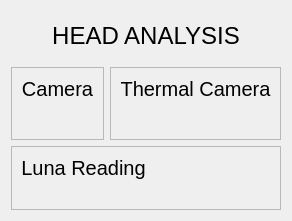
         <widget class="QWidget" name="page_4">
          <layout class="QGridLayout" name="gridLayout_5">
           <item row="1" column="1">
            <widget class="QFrame" name="frame_18">
             <property name="frameShape">
              <enum>QFrame::StyledPanel</enum>
             </property>
             <property name="frameShadow">
              <enum>QFrame::Raised</enum>
             </property>
             <layout class="QVBoxLayout" name="verticalLayout_11">
              <item>
               <widget class="QLabel" name="label_24">
                <property name="maximumSize">
                 <size>
                  <width>16777215</width>
                  <height>50</height>
                 </size>
                </property>
                <property name="font">
                 <font>
                  <pointsize>15</pointsize>
                 </font>
                </property>
                <property name="text">
                 <string>Thermal Camera</string>
                </property>
                <property name="alignment">
                 <set>Qt::AlignCenter</set>
                </property>
               </widget>
              </item>
              <item>
               <widget class="QLabel" name="label_25">
                <property name="sizePolicy">
                 <sizepolicy hsizetype="Preferred" vsizetype="Expanding">
                  <horstretch>0</horstretch>
                  <verstretch>0</verstretch>
                 </sizepolicy>
                </property>
                <property name="font">
                 <font>
                  <pointsize>15</pointsize>
                 </font>
                </property>
                <property name="text">
                 <string/>
                </property>
                <property name="alignment">
                 <set>Qt::AlignCenter</set>
                </property>
               </widget>
              </item>
             </layout>
            </widget>
           </item>
           <item row="0" column="0" colspan="2">
            <widget class="QLabel" name="label_7">
             <property name="sizePolicy">
              <sizepolicy hsizetype="Preferred" vsizetype="Expanding">
               <horstretch>0</horstretch>
               <verstretch>0</verstretch>
              </sizepolicy>
             </property>
             <property name="minimumSize">
              <size>
               <width>0</width>
               <height>50</height>
              </size>
             </property>
             <property name="maximumSize">
              <size>
               <width>16777215</width>
               <height>50</height>
              </size>
             </property>
             <property name="font">
              <font>
               <pointsize>18</pointsize>
              </font>
             </property>
             <property name="text">
              <string>HEAD ANALYSIS</string>
             </property>
             <property name="alignment">
              <set>Qt::AlignCenter</set>
             </property>
            </widget>
           </item>
           <item row="1" column="0">
            <widget class="QFrame" name="frame_17">
             <property name="minimumSize">
              <size>
               <width>0</width>
               <height>0</height>
              </size>
             </property>
             <property name="maximumSize">
              <size>
               <width>16777215</width>
               <height>16777215</height>
              </size>
             </property>
             <property name="frameShape">
              <enum>QFrame::StyledPanel</enum>
             </property>
             <property name="frameShadow">
              <enum>QFrame::Raised</enum>
             </property>
             <layout class="QVBoxLayout" name="verticalLayout_12">
              <item>
               <widget class="QLabel" name="label_22">
                <property name="maximumSize">
                 <size>
                  <width>16777215</width>
                  <height>50</height>
                 </size>
                </property>
                <property name="font">
                 <font>
                  <pointsize>15</pointsize>
                 </font>
                </property>
                <property name="text">
                 <string>Camera</string>
                </property>
                <property name="alignment">
                 <set>Qt::AlignCenter</set>
                </property>
               </widget>
              </item>
              <item>
               <widget class="QLabel" name="label_23">
                <property name="sizePolicy">
                 <sizepolicy hsizetype="Preferred" vsizetype="Expanding">
                  <horstretch>0</horstretch>
                  <verstretch>0</verstretch>
                 </sizepolicy>
                </property>
                <property name="font">
                 <font>
                  <pointsize>15</pointsize>
                 </font>
                </property>
                <property name="text">
                 <string/>
                </property>
                <property name="alignment">
                 <set>Qt::AlignCenter</set>
                </property>
               </widget>
              </item>
             </layout>
            </widget>
           </item>
           <item row="2" column="0" colspan="2">
            <widget class="QFrame" name="frame_16">
             <property name="frameShape">
              <enum>QFrame::StyledPanel</enum>
             </property>
             <property name="frameShadow">
              <enum>QFrame::Raised</enum>
             </property>
             <layout class="QVBoxLayout" name="verticalLayout_14">
              <item>
               <layout class="QHBoxLayout" name="horizontalLayout_6">
                <item>
                 <widget class="QLabel" name="label_27">
                  <property name="maximumSize">
                   <size>
                    <width>16777215</width>
                    <height>50</height>
                   </size>
                  </property>
                  <property name="font">
                   <font>
                    <pointsize>15</pointsize>
                   </font>
                  </property>
                  <property name="text">
                   <string>Luna Reading</string>
                  </property>
                  <property name="alignment">
                   <set>Qt::AlignCenter</set>
                  </property>
                 </widget>
                </item>
                <item>
                 <widget class="QLabel" name="label_52">
                  <property name="text">
                   <string/>
                  </property>
                 </widget>
                </item>
               </layout>
              </item>
              <item>
               <widget class="QLabel" name="label_31">
                <property name="sizePolicy">
                 <sizepolicy hsizetype="Preferred" vsizetype="Expanding">
                  <horstretch>0</horstretch>
                  <verstretch>0</verstretch>
                 </sizepolicy>
                </property>
                <property name="text">
                 <string/>
                </property>
               </widget>
              </item>
             </layout>
            </widget>
           </item>
          </layout>
         </widget>
